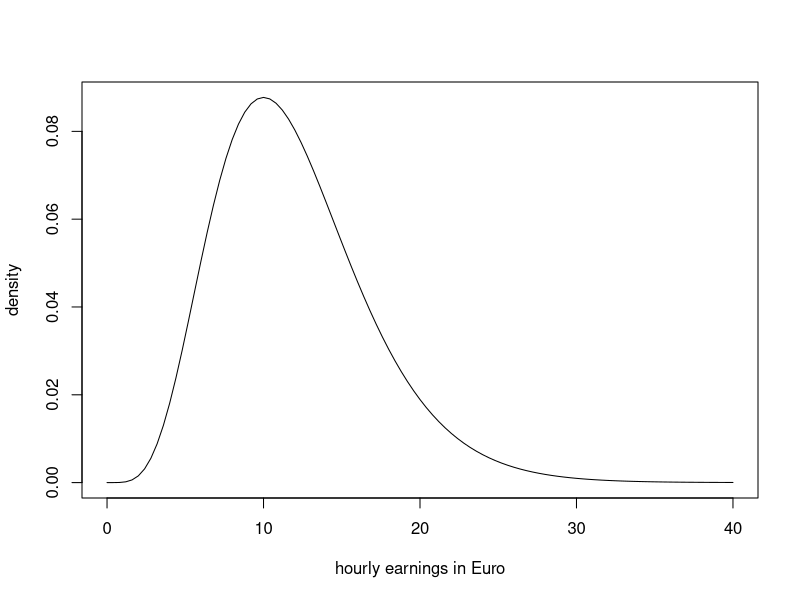
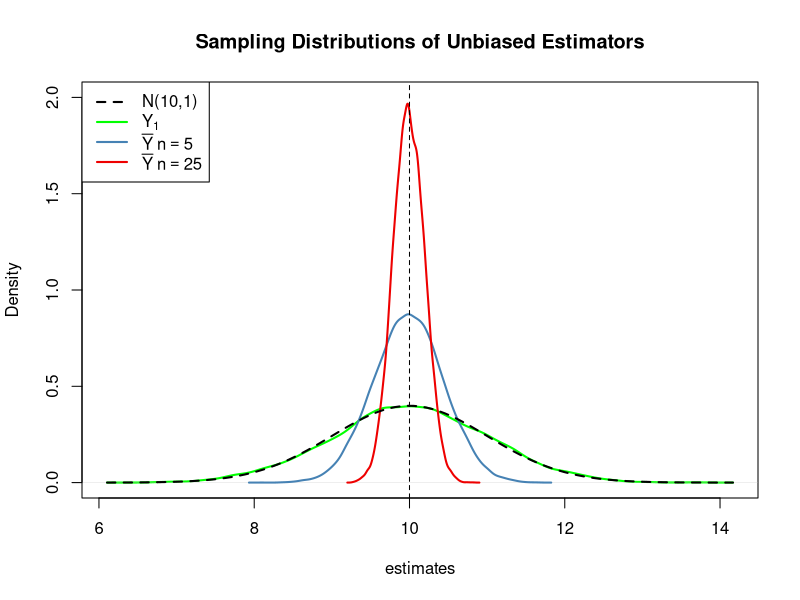
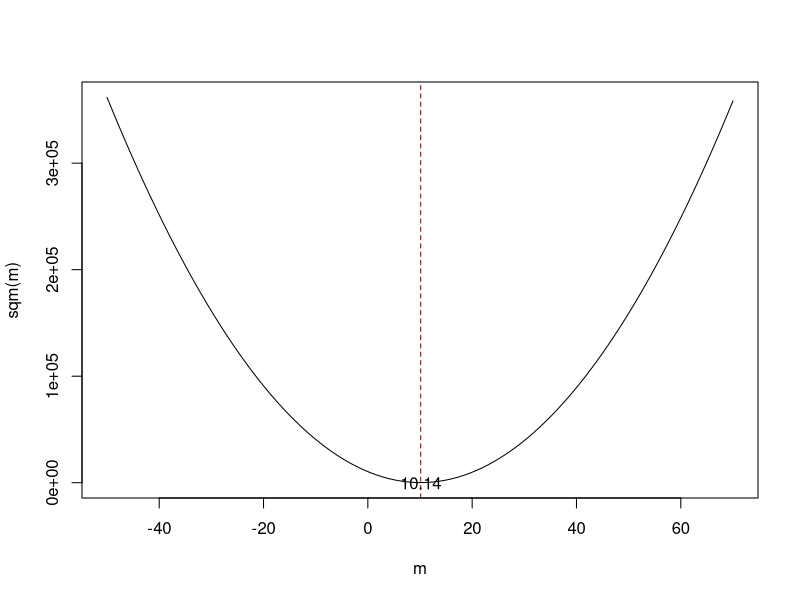
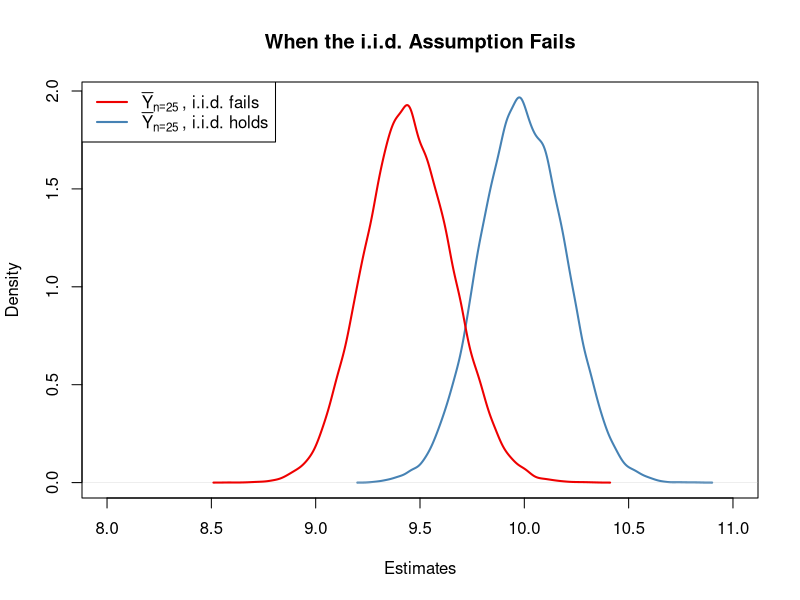
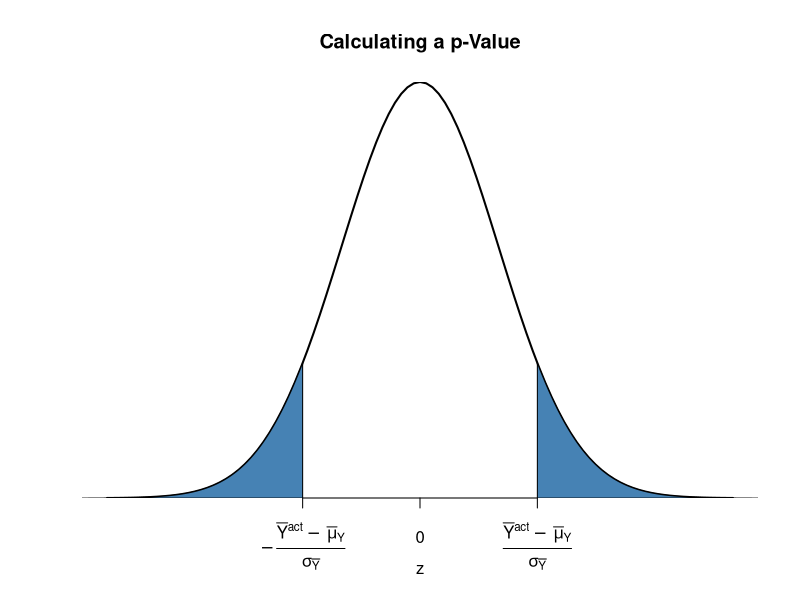
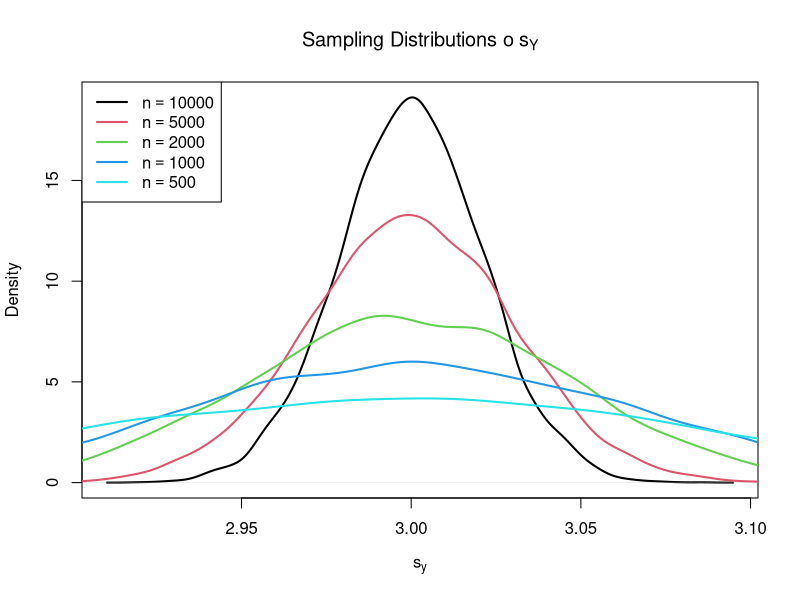
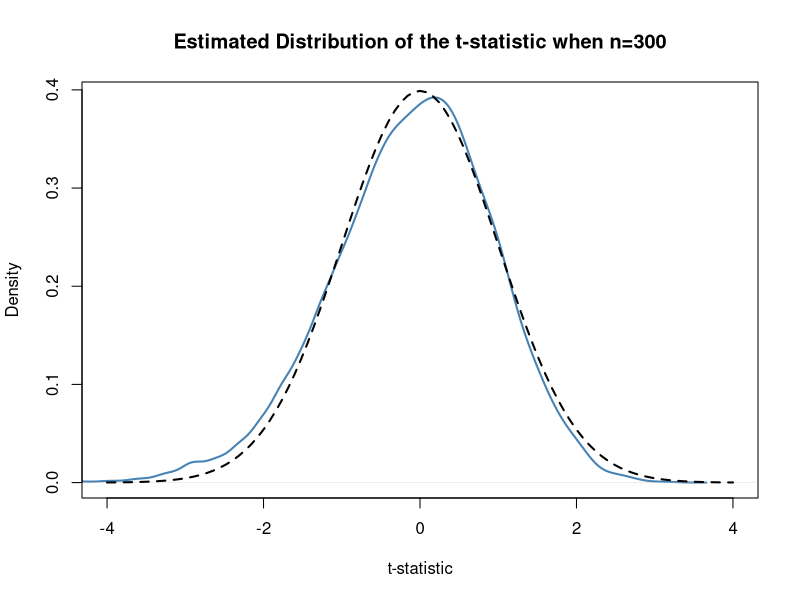
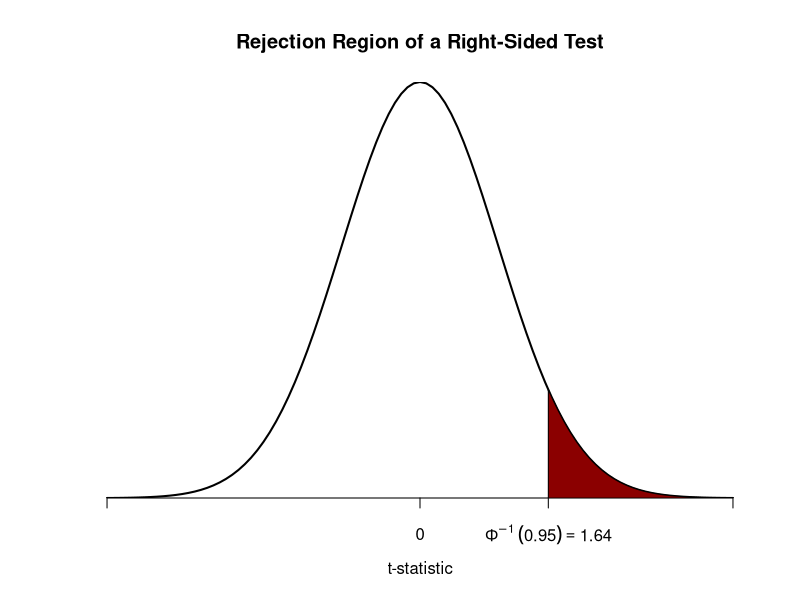

R code for these plots, in order: (Note: this script raises an error after producing the figures.)
## ---- chunk 1
cat('
<div class = "keyconcept" id="KC3.1">
<h3 class = "right"> Key Concept 3.1 </h3>          
<h3 class = "left"> Estimators and Estimates </h3>

*Estimators* are functions of sample data drawn from an unknown population. *Estimates* are numeric values computed by estimators based on the sample data. Estimators are random variables because they are functions of *random* data. Estimates are nonrandom numbers.

</div>
')
## ---- chunk 2
cat('\\begin{keyconcepts}[Estimators and Estimates]{3.1}
\\textit{Estimators} are functions of sample data that are drawn randomly from an unknown population. \\textit{Estimates} are numeric values computed by estimators based on the sample data. Estimators are random variables because they are functions of \\textit{random} data. Estimates are nonrandom numbers.
\\end{keyconcepts}')
## ---- chunk 3
# plot the chi_12^2 distribution
curve(dchisq(x, df=12), 
      from = 0, 
      to = 40, 
      ylab = "density", 
      xlab = "hourly earnings in Euro")
## ---- chunk 4
# set seed for reproducibility
set.seed(1)

# sample from the chi_12^2 distribution, use only the first observation
rsamp <- rchisq(n = 100, df = 12)
rsamp[1]
## ---- chunk 5
cat('
<div class = "keyconcept" id="KC3.2">
<h3 class = "right"> Key Concept 3.2 </h3>          
<h3 class = "left"> Bias, Consistency and Efficiency </h3>

Desirable characteristics of an estimator include unbiasedness, consistency and efficiency.

**Unbiasedness:**  
If the mean of the sampling distribution of some estimator $\\hat\\mu_Y$ for the population mean $\\mu_Y$ equals $\\mu_Y$,
$$ E(\\hat\\mu_Y) = \\mu_Y, $$
the estimator is unbiased for $\\mu_Y$. The *bias* of $\\hat\\mu_Y$ then is $0$:

$$ E(\\hat\\mu_Y) - \\mu_Y = 0$$

**Consistency:**

We want the uncertainty of the estimator $\\mu_Y$ to decrease as the number of observations in the sample grows. More precisely, we want the probability that the estimate $\\hat\\mu_Y$ falls within a small interval around the true value $\\mu_Y$ to get increasingly closer to $1$ as $n$ grows. We write this as

$$ \\hat\\mu_Y \\xrightarrow{p} \\mu_Y. $$

**Variance and efficiency:**

We want the estimator to be efficient. Suppose we have two estimators, $\\hat\\mu_Y$ and $\\overset{\\sim}{\\mu}_Y$ and for some given sample size $n$ it holds that

$$ E(\\hat\\mu_Y) = E(\\overset{\\sim}{\\mu}_Y) = \\mu_Y $$
but
$$\\text{Var}(\\hat\\mu_Y) < \\text{Var}(\\overset{\\sim}{\\mu}_Y).$$

We then prefer to use $\\hat\\mu_Y$ as it has a lower variance than $\\overset{\\sim}{\\mu}_Y$, meaning that $\\hat\\mu_Y$ is more *efficient* in using the information provided by the observations in the sample.

</div>
')
## ---- chunk 6
cat('\\begin{keyconcepts}[Bias\\comma Consistency and Efficiency]{3.2}
Desirable characteristics of an estimator include unbiasedness, consistency and efficiency.\\newline

\\textbf{Unbiasedness:}

If the mean of the sampling distribution of some estimator $\\hat\\mu_Y$ for the population mean $\\mu_Y$ equals $\\mu_Y$,
$$ E(\\hat\\mu_Y) = \\mu_Ym, $$
the estimator is unbiased for $\\mu_Y$. The \\textit{bias} of $\\hat\\mu_Y$ then is $0$:

$$ E(\\hat\\mu_Y) - \\mu_Y = 0$$

\\textbf{Consistency:}

We want the uncertainty of the estimator $\\mu_Y$ to decrease as the number of observations in the sample grows. More precisely, we want the probability that the estimate $\\hat\\mu_Y$ falls within a small interval around the true value $\\mu_Y$ to get increasingly closer to $1$ as $n$ grows. We write this as

$$ \\hat\\mu_Y \\xrightarrow{p} \\mu_Y. $$

\\textbf{Variance and efficiency:}

We want the estimator to be efficient. Suppose we have two estimators, $\\hat\\mu_Y$ and $\\overset{\\sim}{\\mu}_Y$ and for some given sample size $n$ it holds that

$$ E(\\hat\\mu_Y) = E(\\overset{\\sim}{\\mu}_Y) = \\mu_Y $$
but
$$\\text{Var}(\\hat\\mu_Y) < \\text{Var}(\\overset{\\sim}{\\mu}_Y).$$

We then prefer to use $\\hat\\mu_Y$ as it has a lower variance than $\\overset{\\sim}{\\mu}_Y$, meaning that $\\hat\\mu_Y$ is more \\textit{efficient} in using the information provided by the observations in the sample.
\\end{keyconcepts}')
## ---- chunk 7
# generate a fictious population
pop <- rnorm(10000, 10, 1)

# sample from the population and estimate the mean
est1 <- replicate(expr = mean(sample(x = pop, size = 5)), n = 25000)

est2 <- replicate(expr = mean(sample(x = pop, size = 25)), n = 25000)

fo <- replicate(expr = sample(x = pop, size = 5)[1], n = 25000)
## ---- chunk 8
# check if object type is vector
is.vector(est1)
is.vector(est2)

# check length
length(est1)
length(est2)
## ---- chunk 9
# plot density estimate Y_1
plot(density(fo), 
      col = "green", 
      lwd = 2,
      ylim = c(0, 2),
      xlab = "estimates",
      main = "Sampling Distributions of Unbiased Estimators")

# add density estimate for the distribution of the sample mean with n=5 to the plot
lines(density(est1), 
     col = "steelblue", 
     lwd = 2, 
     bty = "l")

# add density estimate for the distribution of the sample mean with n=25 to the plot
lines(density(est2), 
      col = "red2", 
      lwd = 2)

# add a vertical line at the true parameter
abline(v = 10, lty = 2)

# add N(10,1) density to the plot
curve(dnorm(x, mean = 10), 
     lwd = 2,
     lty = 2,
     add = T)

# add a legend
legend("topleft",
       legend = c("N(10,1)",
                  expression(Y[1]),
                  expression(bar(Y) ~ n == 5),
                  expression(bar(Y) ~ n == 25)
                  ), 
       lty = c(2, 1, 1, 1), 
       col = c("black","green", "steelblue", "red2"),
       lwd = 2)
## ---- chunk 10
# define the function and vectorize it
sqm <- function(m) {
 sum((y-m)^2)
}
sqm <- Vectorize(sqm)

# draw random sample and compute the mean
y <- rnorm(100, 10, 1)
mean(y)
## ---- chunk 11
# plot the objective function
curve(sqm(x), 
      from = -50, 
      to = 70,
      xlab = "m",
      ylab = "sqm(m)")

# add vertical line at mean(y)
abline(v = mean(y), 
       lty = 2, 
       col = "darkred")

# add annotation at mean(y)
text(x = mean(y), 
     y = 0, 
     labels = paste(round(mean(y), 2)))
## ---- chunk 12
# compute the population mean of pop
mean(pop)
## ---- chunk 13
# simulate outcomes for the sample mean when the i.i.d. assumption fails
est3 <-  replicate(n = 25000, 
                   expr = mean(sample(x = sort(pop), 
                                      size = 25, 
                                      prob = c(rep(4, 2500), rep(1, 7500)))))

# compute the sample mean of the outcomes
mean(est3)
## ---- chunk 14
# sampling distribution of sample mean, i.i.d. holds, n=25
plot(density(est2), 
      col = "steelblue",
      lwd = 2,
      xlim = c(8, 11),
      xlab = "Estimates",
      main = "When the i.i.d. Assumption Fails")

# sampling distribution of sample mean, i.i.d. fails, n=25
lines(density(est3),
      col = "red2",
      lwd = 2)

# add a legend
legend("topleft",
       legend = c(expression(bar(Y)[n == 25]~", i.i.d. fails"),
                  expression(bar(Y)[n == 25]~", i.i.d. holds")
                  ), 
       lty = c(1, 1), 
       col = c("red2", "steelblue"),
       lwd = 2)
## ---- chunk 15
# plot the standard normal density on the interval [-4,4]
curve(dnorm(x),
      xlim = c(-4, 4),
      main = "Calculating a p-Value",
      yaxs = "i",
      xlab = "z",
      ylab = "",
      lwd = 2,
      axes = "F")

# add x-axis
axis(1, 
     at = c(-1.5, 0, 1.5), 
     padj = 0.75,
     labels = c(expression(-frac(bar(Y)^"act"~-~bar(mu)[Y,0], sigma[bar(Y)])),
                0,
                expression(frac(bar(Y)^"act"~-~bar(mu)[Y,0], sigma[bar(Y)]))))

# shade p-value/2 region in left tail
polygon(x = c(-6, seq(-6, -1.5, 0.01), -1.5),
        y = c(0, dnorm(seq(-6, -1.5, 0.01)),0), 
        col = "steelblue")

# shade p-value/2 region in right tail
polygon(x = c(1.5, seq(1.5, 6, 0.01), 6),
        y = c(0, dnorm(seq(1.5, 6, 0.01)), 0), 
        col = "steelblue")
## ---- chunk 16
# vector of sample sizes
n <- c(10000, 5000, 2000, 1000, 500)

# sample observations, estimate using 'sd()' and plot the estimated distributions
sq_y <- replicate(n = 10000, expr = sd(rnorm(n[1], 10, 3)))
plot(density(sq_y),
     main = expression("Sampling Distributions o" ~ s[Y]),
     xlab = expression(s[y]),
     lwd = 2)

for (i in 2:length(n)) {
  sq_y <- replicate(n = 10000, expr = sd(rnorm(n[i], 10, 3)))
  lines(density(sq_y), 
        col = i, 
        lwd = 2)
}

# add a legend
legend("topleft",
       legend = c(expression(n == 10000),
                  expression(n == 5000),
                  expression(n == 2000),
                  expression(n == 1000),
                  expression(n == 500)), 
       col = 1:5,
       lwd = 2)
## ---- chunk 17
cat('
<div class = "keyconcept" id="KC3.4">
<h3 class = "right"> Key Concept 3.4 </h3>          
<h3 class = "left"> The Standard Error of $\\overline{Y}$ </h3>

Take an i.i.d. sample $Y_1, \\dots, Y_n$. The mean of $Y$ is consistently estimated by $\\overline{Y}$, the sample mean of the $Y_i$. Since $\\overline{Y}$ is a random variable, it has a sampling distribution with variance $\\frac{\\sigma_Y^2}{n}$.

The standard error of $\\overline{Y}$, denoted $SE(\\overline{Y})$ is an estimator of the standard deviation of $\\overline{Y}$:

$$ SE(\\overline{Y}) = \\hat\\sigma_{\\overline{Y}} = \\frac{s_Y}{\\sqrt{n}} $$

The caret (^) over $\\sigma$ indicates that $\\hat\\sigma_{\\overline{Y}}$ is an estimator for $\\sigma_{\\overline{Y}}$. 
</div>
')
## ---- chunk 18
cat('\\begin{keyconcepts}[The Standard Error of $\\overline{Y}$]{3.4}
Take an i.i.d. sample $Y_1, \\dots, Y_n$. The mean of $Y$ is consistently estimated by $\\overline{Y}$, the sample mean of the $Y_i$. Since $\\overline{Y}$ is a random variable, it has a sampling distribution with variance $\\frac{\\sigma_Y^2}{n}$.

The standard error of $\\overline{Y}$, denoted $SE(\\overline{Y})$ is an estimator of the standard deviation of $\\overline{Y}$:

$$ SE(\\overline{Y}) = \\hat\\sigma_{\\overline{Y}} = \\frac{s_Y}{\\sqrt{n}} $$

The caret (\\string^) over $\\sigma$ indicates that $\\hat\\sigma_{\\overline{Y}}$ is an estimator for $\\sigma_{\\overline{Y}}$. 
\\end{keyconcepts}
')
## ---- chunk 19
# draw 10000 samples of size 100 and estimate the mean of Y and
# estimate the standard error of the sample mean

mean_estimates <- numeric(10000)
se_estimates <- numeric(10000)

for (i in 1:10000) {
  
  s <- sample(0:1, 
              size = 100,  
              prob = c(0.9, 0.1),
              replace = T)
  
  mean_estimates[i] <- mean(s)
  se_estimates[i] <- sqrt(mean(s) * (1 - mean(s)) / 100)

}

mean(mean_estimates)
mean(se_estimates)
## ---- chunk 20
# sample and estimate, compute standard error
samplemean_act <- mean(
  sample(0:1, 
         prob = c(0.9, 0.1), 
         replace = T, 
         size = 100))

SE_samplemean <- sqrt(samplemean_act * (1 - samplemean_act) / 100)

# null hypothesis
mean_h0 <- 0.1

# compute the p-value
pvalue <- 2 * pnorm(- abs(samplemean_act - mean_h0) / SE_samplemean)
pvalue
## ---- chunk 21
# compute a t-statistic for the sample mean
tstatistic <- (samplemean_act - mean_h0) / SE_samplemean
tstatistic
## ---- chunk 22
# prepare empty vector for t-statistics
tstatistics <- numeric(10000)

# set sample size
n <- 300

# simulate 10000 t-statistics
for (i in 1:10000) {
  
  s <- sample(0:1, 
              size = n,  
              prob = c(0.9, 0.1),
              replace = T)
  
  tstatistics[i] <- (mean(s)-0.1)/sqrt(var(s)/n)
  
}
## ---- chunk 23
# plot density and compare to N(0,1) density
plot(density(tstatistics),
     xlab = "t-statistic",
     main = "Estimated Distribution of the t-statistic when n=300",
     lwd = 2,
     xlim = c(-4, 4),
     col = "steelblue")

# N(0,1) density (dashed)
curve(dnorm(x), 
      add = T, 
      lty = 2, 
      lwd = 2)
## ---- chunk 24
cat('
<div class = "keyconcept" id="KC3.5">
<h3 class = "right"> Key Concept 3.5 </h3>          
<h3 class = "left"> The Terminology of Hypothesis Testing </h3>

In hypothesis testing, two types of mistakes are possible:

1. The null hypothesis *is* rejected although it is true (type-I-error)  

2. The null hypothesis *is not* rejected although it is false (type-II-error) 

The **significance level** of the test is the probability to commit a type-I-error we are willing to accept in advance. E.g., using a prespecified significance level of $0.05$, we reject the null hypothesis if and only if the $p$-value is less than $0.05$. The significance level is chosen before the test is conducted.

An equivalent procedure is to reject the null hypothesis if the observed test statistic is, in absolute value terms, larger than the **critical value** of the test statistic. The critical value is determined by the significance level chosen and defines two disjoint sets of values which are called **acceptance region** and **rejection region**. The acceptance region contains all values of the test statistic for which the test does not reject while the rejection region contains all the values for which the test does reject.

The **$p$-value** is the probability that, in repeated sampling under the same conditions a test statistic is observed that provides just as much evidence against the null hypothesis as the test statistic actually observed.

The actual probability that the test rejects the true null hypothesis is called the **size of the test**. In an ideal setting, the size does equal the significance level.

The probability that the test correctly rejects a false null hypothesis is called **power**. 

</div>
')
## ---- chunk 25
cat('\\begin{keyconcepts}[The Terminology of Hypothesis Testing]{3.5}
In hypothesis testing, two types of mistakes are possible:\\newline

\\begin{enumerate}
\\item The null hypothesis \\textit{is} rejected although it is true (type-I-error)  
\\item The null hypothesis \\textit{is not} rejected although it is false (type-II-error) 
\\end{enumerate}\\vspace{0.5cm}

The \\textit{significance level} of the test is the probability to commit a type-I-error we are willing to accept in advance. E.g., using a prespecified significance level of $0.05$, we reject the null hypothesis if and only if the $p$-value is less than $0.05$. The significance level is chosen before the test is conducted.\\newline

An equivalent procedure is to reject the null hypothesis if the observed test statistic is, in absolute value terms, larger than the \\textit{critical value} of the test statistic. The critical value is determined by the significance level chosen and defines two disjoint sets of values which are called \\textit{acceptance region} and \\textit{rejection region}. The acceptance region contains all values of the test statistic for which the test does not reject while the rejection region contains all the values for which the test does reject.\\newline

The \\textit{$p$-value} is the probability that, in repeated sampling under the same conditions, a test statistic is observed that provides just as much evidence against the null hypothesis as the test statistic actually observed.\\newline

The actual probability that the test rejects the true null hypothesis is called the \\textit{size of the test}. In an ideal setting, the size equals the significance level.\\newline

The probability that the test correctly rejects a false null hypothesis is called \\textit{power}. 
\\end{keyconcepts}
')
## ---- chunk 26
# check whether p-value < 0.05
pvalue < 0.05
## ---- chunk 27
# check the critical value
qnorm(p = 0.975)

# check whether the null is rejected using the t-statistic computed further above
abs(tstatistic) > 1.96
## ---- chunk 28
cat('
<div class = "keyconcept" id="KC3.6">
<h3 class = "right"> Key Concept 3.6 </h3>          
<h3 class = "left"> Testing the Hypothesis $E(Y) = \\mu_{Y,0}$ Against the Alternative $E(Y) \\neq \\mu_{Y,0}$ </h3>

1. Estimate $\\mu_{Y}$ using $\\overline{Y}$ and compute the $SE(\\overline{Y})$, standard error of $\\overline{Y}$.

2. Compute the $t$-statistic.

3. Compute the $p$-value and reject the null hypothesis at the $5\\%$ level of significance if the $p$-value is smaller than $0.05$ or, equivalently, if
$$ \\left\\lvert t^{act} \\right\\rvert > 1.96. $$
</div>

')
## ---- chunk 29
cat('\\begin{keyconcepts}[Testing the Hypothesis $E(Y) = \\mu_{Y,0}$ Against the Alternative $E(Y) \\neq \\mu_{Y,0}$]{3.6}
\\begin{enumerate}
\\item Estimate $\\mu_{Y}$ using $\\overline{Y}$ and compute $SE(\\overline{Y})$, the standard error of $SE(\\overline{Y})$.
\\item Compute the $t$-statistic.
\\item Compute the $p$-value and reject the null hypothesis at the $5\\%$ level of significance if the $p$-value is smaller than $0.05$ or, equivalently, if $$\\left\\lvert t^{act} \\right\\rvert > 1.96.$$
\\end{enumerate}
\\end{keyconcepts}
')
## ---- chunk 30
# plot the standard normal density on the domain [-4,4]
curve(dnorm(x),
      xlim = c(-4, 4),
      main = "Rejection Region of a Right-Sided Test",
      yaxs = "i",
      xlab = "t-statistic",
      ylab = "",
      lwd = 2,
      axes = "F")

# add the x-axis
axis(1, 
     at = c(-4, 0, 1.64, 4), 
     padj = 0.5,
     labels = c("", 0, expression(Phi^-1~(.95)==1.64), ""))

# shade the rejection region in the left tail
polygon(x = c(1.64, seq(1.64, 4, 0.01), 4),
        y = c(0, dnorm(seq(1.64, 4, 0.01)), 0), 
        col = "darkred")
## ---- chunk 31
# plot the the standard normal density on the domain [-4,4]
curve(dnorm(x),
      xlim = c(-4, 4),
      main = "Rejection Region of a Left-Sided Test",
      yaxs = "i",
      xlab = "t-statistic",
      ylab = "",
      lwd = 2,
      axes = "F")

# add x-axis
axis(1, 
     at = c(-4, 0, -1.64, 4), 
     padj = 0.5,
     labels = c("", 0, expression(Phi^-1~(.05)==-1.64), ""))

# shade rejection region in right tail
polygon(x = c(-4, seq(-4, -1.64, 0.01), -1.64),
        y = c(0, dnorm(seq(-4, -1.64, 0.01)), 0), 
        col = "darkred")
## ---- chunk 32
cat('
<div class = "keyconcept" id="KC3.7">
<h3 class = "right"> Key Concept 3.7 </h3>          
<h3 class = "left"> Confidence Intervals for the Population Mean </h3>

A $95\\%$ confidence interval for $\\mu_Y$ is a random variable that contains the true $\\mu_Y$ in $95\\%$ of all possible random samples. When $n$ is large we can use the normal approximation. Then, $99\\%$, $95\\%$, $90\\%$ confidence intervals are

\\begin{align}
&99\\%\\text{ confidence interval for } \\mu_Y = \\left[ \\overline{Y} \\pm 2.58 \\times SE(\\overline{Y}) \\right], \\\\
&95\\%\\text{ confidence interval for } \\mu_Y = \\left[\\overline{Y} \\pm 1.96 \\times SE(\\overline{Y}) \\right], \\\\
&90\\%\\text{ confidence interval for } \\mu_Y = \\left[ \\overline{Y} \\pm 1.64 \\times SE(\\overline{Y}) \\right].
\\end{align}

These confidence intervals are sets of null hypotheses we cannot reject in a two-sided hypothesis test at the given level of confidence.

Now consider the following statements.

1. In repeated sampling, the interval
$$ \\left[ \\overline{Y} \\pm 1.96 \\times SE(\\overline{Y}) \\right] $$
covers the true value of $\\mu_Y$ with a probability of $95\\%$.

2. We have computed $\\overline{Y} = 5.1$ and $SE(\\overline{Y})=2.5$ so the interval
$$ \\left[ 5.1  \\pm 1.96 \\times 2.5 \\right] = \\left[0.2,10\\right] $$ covers the true value of $\\mu_Y$ with a probability of $95\\%$.

While 1. is right (this is in line with the definition above), 2. is wrong and none of your lecturers wants to read such a sentence in a term paper, written exam or similar, believe us.
The difference is that, while 1. is the definition of a random variable, 2. is one possible *outcome* of this random variable so there is no meaning in making any probabilistic statement about it. Either the computed interval does cover $\\mu_Y$ *or* it does not!

</div>
')
## ---- chunk 33
cat('\\begin{keyconcepts}[Confidence Intervals for the Population Mean]{3.7}
A $95\\%$ confidence interval for $\\mu_Y$ is a \\texttt{random variable} that contains the true $\\mu_Y$ in $95\\%$ of all possible random samples. When $n$ is large we can use the normal approximation. Then, $99\\%$, $95\\%$, $90\\%$ confidence intervals are

\\begin{align}
&99\\%\\text{ confidence interval for } \\mu_Y = \\left[ \\overline{Y} \\pm 2.58 \\times SE(\\overline{Y}) \\right], \\\\
&95\\%\\text{ confidence interval for } \\mu_Y = \\left[\\overline{Y} \\pm 1.96 \\times SE(\\overline{Y}) \\right], \\\\
&90\\%\\text{ confidence interval for } \\mu_Y = \\left[ \\overline{Y} \\pm 1.64 \\times SE(\\overline{Y}) \\right].
\\end{align}

These confidence intervals are sets of null hypotheses we cannot reject in a two-sided hypothesis test at the given level of confidence.\\newline

Now consider the following statements.\\newline

\\begin{enumerate}
\\item In repeated sampling, the interval
$$ \\left[ \\overline{Y} \\pm 1.96 \\times SE(\\overline{Y}) \\right] $$
covers the true value of $\\mu_Y$ with a probability of $95\\%$.

\\item We have computed $\\overline{Y} = 5.1$ and $SE(\\overline{Y})=2.5$ so the interval
$$ \\left[5.1  \\pm 1.96 \\times 2.5 \\right] = \\left[0.2,10\\right] $$ covers the true value of $\\mu_Y$ with a probability of $95\\%$.
\\end{enumerate}\\vspace{0.5cm}

While 1. is right (this is in line with the definition above), 2. is wrong and none of your lecturers wants to read such a sentence in a term paper, written exam or similar, believe us.
The difference is that, while 1. is the definition of a random variable, 2. is one possible \\textit{outcome} of this random variable so there is no meaning in making any probabilistic statement about it. Either the computed interval \\textit{does cover} $\\mu_Y$ or it \\textit{does not}!
\\end{keyconcepts}
')
## ---- chunk 34
# set seed
set.seed(1)

# generate some sample data
sampledata <- rnorm(100, 10, 10)

# check the type of the outcome produced by t.test
typeof(t.test(sampledata))

# display the list elements produced by t.test
ls(t.test(sampledata))
## ---- chunk 35
t.test(sampledata)$"conf.int"
## ---- chunk 36
t.test(sampledata)
## ---- chunk 37
# set random seed
set.seed(1)

# draw data from two different populations with equal mean
sample_pop1 <- rnorm(100, 10, 10)
sample_pop2 <- rnorm(100, 10, 20)

# perform a two sample t-test
t.test(sample_pop1, sample_pop2)
## ---- chunk 38
# load the 'readxl' package
library(readxl)
## ---- chunk 39
# import the data into R
cps <- read_excel(path = "data/cps_ch3.xlsx")
## ---- chunk 40
# load the 'dplyr' package
library(dplyr)
## ---- chunk 41
# get an overview of the data structure
head(cps)

# group data by gender and year and compute the mean, standard deviation
# and number of observations for each group
avgs <- cps %>% 
        group_by(a_sex, year) %>% 
        summarise(mean(ahe08), 
                  sd(ahe08), 
                  n())

# print the results to the console
print(avgs)
## ---- chunk 42
# split the dataset by gender
male <- avgs %>% dplyr::filter(a_sex == 1) 

female <- avgs %>% dplyr::filter(a_sex == 2)

# rename columns of both splits
colnames(male)   <- c("Sex", "Year", "Y_bar_m", "s_m", "n_m")
colnames(female) <- c("Sex", "Year", "Y_bar_f", "s_f", "n_f")

# estimate gender gaps, compute standard errors and confidence intervals for all dates
gap <- male$Y_bar_m - female$Y_bar_f

gap_se <- sqrt(male$s_m^2 / male$n_m + female$s_f^2 / female$n_f)

gap_ci_l <- gap - 1.96 * gap_se

gap_ci_u <- gap + 1.96 * gap_se

result <- cbind(male[,-1], female[,-(1:2)], gap, gap_se, gap_ci_l, gap_ci_u)

# print the results to the console
print(result, digits = 3)
## ---- chunk 43
# set random seed
set.seed(123)

# generate dataset
X <- runif(n = 100, 
           min = 18, 
           max = 70)

Y <- X + rnorm(n=100, 50, 15)

# plot observations
plot(X, 
     Y, 
     type = "p",
     main = "A Scatterplot of X and Y",
     xlab = "Age",
     ylab = "Earnings",
     col = "steelblue",
     pch = 19)
## ---- chunk 44
# compute sample covariance of X and Y
cov(X, Y)

# compute sample correlation between X and Y
cor(X, Y)

# an equivalent way to compute the sample correlation
cov(X, Y) / (sd(X) * sd(Y))
## ---- chunk 45
library(MASS)

# set random seed
set.seed(1)

# positive correlation (0.81)
example1 <- mvrnorm(100,
                    mu = c(0, 0), 
                    Sigma = matrix(c(2, 2, 2, 3), ncol = 2),
                    empirical = TRUE)

# negative correlation (-0.81)
example2 <- mvrnorm(100,
                    mu = c(0, 0), 
                    Sigma = matrix(c(2, -2, -2, 3), ncol = 2),
                    empirical = TRUE)

# no correlation 
example3 <- mvrnorm(100,
                    mu = c(0, 0), 
                    Sigma = matrix(c(1, 0, 0, 1), ncol = 2),
                    empirical = TRUE)

# no correlation (quadratic relationship)
X <- seq(-3, 3, 0.01)
Y <- - X^2 + rnorm(length(X))

example4 <- cbind(X, Y)

# divide plot area as 2-by-2 array
par(mfrow = c(2, 2))

# plot datasets
plot(example1, col = "steelblue", pch = 20, xlab = "X", ylab = "Y", 
     main = "Correlation = 0.81")

plot(example2, col = "steelblue", pch = 20, xlab = "X", ylab = "Y", 
     main = "Correlation = -0.81")

plot(example3, col = "steelblue", pch = 20, xlab = "X", ylab = "Y", 
     main = "Correlation = 0")

plot(example4, col = "steelblue", pch = 20, xlab = "X", ylab = "Y", 
     main = "Correlation = 0")
## ---- chunk 46
if (my_output=="html") {
  cat('
<div  class = "DCexercise">

#### 1. Biased ... {-}

Consider the following alternative estimator for $\\mu_Y$, the mean of the $Y_i$

$$\\widetilde{Y}=\\frac{1}{n-1}\\sum\\limits_{i=1}^n Y_i$$

In this exercise we will illustrate that this estimator is a biased estimator for $\\mu_Y$.

**Instructions:**

  + Define a function <tt>Y_tilde</tt> that implements the estimator above.
  
  + Randomly draw 5 observations from the $\\mathcal{N}(10, 25)$ distribution and compute an estimate using <tt>Y_tilde()</tt>. Repeat this procedure 10000 times and store the results in <tt>est_biased</tt>. 
  
  + Plot a histogram of <tt>est_biased</tt>.
  
  + Add a red vertical line at $\\mu=10$ using the function <tt>abline()</tt>.
  
<iframe src="DCL/ex3_1.html" frameborder="0" scrolling="no" style="width:100%;height:400px"></iframe>

**Hints:**

  + To compute the sum of a vector you can use <tt>sum()</tt>, to get the length of a vector you can use <tt>length()</tt>.
  
  + Use the function <tt>replicate()</tt> to compute repeatedly estimates of random samples. With the arguments <tt>expr</tt> and <tt>n</tt> you can specify the operation and how often it has to be replicated.
  
  + A histogram can be plotted with the function <tt>hist()</tt>.
  
  + The point on the x-axis as well as the color for the vertical line can be specified via the arguments <tt>v</tt> and <tt>col</tt>.

</div>')
} else {
  cat('\\begin{center}\\textit{This interactive part of the book is only available in the HTML version.}\\end{center}')
}
## ---- chunk 47
if (my_output=="html") {
  cat('
<div  class = "DCexercise">

#### 2. ... but consistent estimator {-}

Consider again the estimator from the previous exercise. It is available in your environment as the function <tt>Y_tilde()</tt>. You are requested to do the same procedure as in the previous exercise. This time, however, increase the number of observations to draw from 5 to 1000. 

What do you notice? What can you say about this estimator?

**Instructions:**

  + Randomly draw 1000 observations from the $\\mathcal{N}(10, 25)$ distribution and compute an estimate of the mean using <tt>Y_tilde()</tt>. Repeat this procedure 10000 times and store the results in <tt>est_consistent</tt>. 
  
  + Plot a histogram of <tt>est_consistent</tt>.
  
  + Add a red vertical line at $\\mu=10$ using the function <tt>abline()</tt>.
  
<iframe src="DCL/ex3_2.html" frameborder="0" scrolling="no" style="width:100%;height:340px"></iframe>

**Hints:**

  + Use the function <tt>replicate()</tt> to compute estimates of repeatedly drawn random samples. Using the arguments <tt>expr</tt> and <tt>n</tt> you may specify the operation and how often it will be replicated.
  
  + A histogram can be plotted with the function <tt>hist()</tt>.
  
  + The position on the x-axis as well as the color for the vertical line can be specified via the arguments <tt>v</tt> and <tt>col</tt>.

</div>')}
## ---- chunk 48
if (my_output=="html") {
  cat('
<div  class = "DCexercise">

#### 3. Efficiency of an Estimator {-}

In this exercise we want to illustrate the result that the sample mean

$$\\hat{\\mu}_Y=\\sum\\limits_{i=1}^{n}a_iY_i$$ with the equal weighting scheme $a_i=\\frac{1}{n}$ for $i=1,...,n$ is the best linear unbiased estimator (BLUE) of $\\mu_Y$. 

As an alternative, consider the estimator

$$\\tilde{\\mu}_Y=\\sum\\limits_{i=1}^{n}b_iY_i$$

where $b_i$ gives the first $\\frac{n}{2}$ observations a higher weighting than the second $\\frac{n}{2}$ observations (we assume that $n$ is even for simplicity). 

The vector of weights <tt>w</tt> has been defined already and is available in your working environment.

**Instructions:**

  + Verify that $\\tilde{\\mu}$ is an unbiased estimator of $\\mu_Y$, the mean of the $Y_i$.
  
  + Implement the alternative estimator of $\\mu_Y$ as a function <tt>mu_tilde()</tt>.

  + Randomly draw 100 observations from the $\\mathcal{N}(5, 10)$ distribution and compute estimates with both estimators. Repeat this procedure 10000 times and store the results in <tt>est_bar</tt> and <tt>est_tilde</tt>.
  
  + Compute the sample variances of <tt>est_bar</tt> and <tt>est_tilde</tt>. What can you say about both estimators?
  
<iframe src="DCL/ex3_3.html" frameborder="0" scrolling="no" style="width:100%;height:420px"></iframe>

**Hints:**

  + In order for $\\tilde{\\mu}$ to be an unbiased estimator all weights have to sum up to 1.
  
  + Use the function <tt>replicate()</tt> to compute estimates of repeatedly drawn samples. With the arguments <tt>expr</tt> and <tt>n</tt> you can specify the operation and how often it is replicated.

  + You may use <tt>var()</tt> the compute the sample variance.

</div>')}
## ---- chunk 49
if (my_output=="html") {
  cat('
<div  class = "DCexercise">

#### 4. Hypothesis Test --- $t$-statistic {-}

Consider the CPS dataset from Chapter \\@ref(aattggoe) again. The dataset <tt>cps</tt> is available in your working environment.

We suppose that the average hourly earnings (in prices of 2012) <tt>ahe12</tt> exceed 23.50 $\\$/h$ and wish to test this hypothesis at a significance level of $\\alpha=0.05$. Please do the following:

**Instructions:**

  + Compute the test statistic by hand and assign it to <tt>tstat</tt>.
  
  + Use <tt>tstat</tt> to accept or reject the null hypothesis. Please do so using the normal approximation. 
  
<iframe src="DCL/ex3_4.html" frameborder="0" scrolling="no" style="width:100%;height:340px"></iframe>

**Hints:**

  + We test $H_0:\\mu_{Y_{ahe}}\\leq 23.5$ vs. $H_1:\\mu_{Y_{ahe}}>23.5$. That is, we conduct a right-sided test.
  
  + The $t$-statistic is defined as $\\frac{\\bar{Y}-\\mu_{Y,0}}{s_{Y}/\\sqrt{n}}$ where $s_Y$ denotes the sample variance.

  + To decide whether the null hypothesis is accepted or rejected you can compare the $t$-statistic with the respective quantile of the standard normal distribution. Use logical operators.

</div>')}
## ---- chunk 50
if (my_output=="html") {
  cat('
<div  class = "DCexercise">

#### 5. Hypothesis Test --- $p$-value {-}

Reconsider the test situation from the previous exercise. The dataset <tt>cps</tt> as well as the vector <tt>tstat</tt> are available in your working environment.

Instead of using the $t$-statistic as decision criterion you may also use the $p$-value. Now please do the following:

**Instructions:**

  + Compute the $p$-value by hand and assign it to <tt>pval</tt>.
  
  + Use <tt>pval</tt> to accept or reject the null hypothesis.
  
<iframe src="DCL/ex3_5.html" frameborder="0" scrolling="no" style="width:100%;height:340px"></iframe>

**Hints:**

  + The $p$-value for a right-sided test can be computed as $p=P(t>t^{act}|H_0)$.
  
  + We reject the null if $p<\\alpha$. Use logical operators to check for this.

</div>')}
## ---- chunk 51
if (my_output=="html") {
  cat('
<div  class = "DCexercise">

#### 6. Hypothesis Test --- One Sample $t$-test {-}

In the last two exercises we discussed two ways of conducting a hypothesis test. These approaches are somewhat cumbersome to apply by hand which is why <tt>R</tt> provides the function <tt>t.test()</tt>. It does most of the work automatically. <tt>t.test()</tt> provides $t$-statistics, $p$-values and even confidence intervals (more on the latter in later exercises). Note that <tt>t.test()</tt> uses the $t$-distribution instead of the normal distribution which becomes important when the sample size is small. 

The dataset <tt>cps</tt> and the variable <tt>pval</tt> from Exercise 3.4 are available in your working environment.

**Instructions:**

  + Conduct the hypothesis test from previous exercises using the function <tt>t.test()</tt>.
  
  + Extract the $t$-statistic and the $p$-value from the list created by <tt>t.test()</tt>. Assign them to the variables <tt>tstat</tt> and <tt>pvalue</tt>.
  
  + Verify that using the normal approximation here is valid as well by computing the difference between both $p$-values.
  
<iframe src="DCL/ex3_6.html" frameborder="0" scrolling="no" style="width:100%;height:340px"></iframe>

**Hints:**

  + The type of the test as well as the null hypothesis can be specified via the arguments <tt>alternative</tt> and <tt>mu</tt>.
  
  + The $t$-statistic and the $p$-value can be obtained via <tt>\\$statistic</tt> and <tt>\\$p.value</tt>, respectively.

</div>')}
## ---- chunk 52
if (my_output=="html") {
  cat('
<div  class = "DCexercise">

#### 7. Hypothesis Test --- Two Sample $t$-test {-}

Consider the annual maximum sea levels at Port Pirie (Southern Australia) and Fremantle (Western Australia) for the last 30 years.

The observations are made available as vectors <tt>portpirie</tt> and <tt>fremantle</tt> in your working environment.

**Instructions:**

  + Test whether there is a significant difference in the annual maximum sea levels at a significance level of $\\alpha=0.05$.

<iframe src="DCL/ex3_7.html" frameborder="0" scrolling="no" style="width:100%;height:340px"></iframe>

**Hints:**

  + We test $H_0:\\mu_{P}-\\mu_{F}=0$ vs. $H_1:\\mu_{P}-\\mu_{F}\\ne 0$. That is, we conduct a two sample $t$-test.
  
  + For a two sample $t$-test the function <tt>t.test()</tt> expects two vectors containing the data.

</div>')}
## ---- chunk 53
if (my_output=="html") {
  cat('
<div  class = "DCexercise">

#### 8. Confidence Interval {-}

Reconsider the test situation concerning the annual maximum sea levels at Port Pirie and Fremantle.

The variables <tt>portpirie</tt> and <tt>fremantle</tt> are again available in your working environment.

**Instructions:**

  + Construct a $95\\%$-confidence interval for the difference in the sea levels using <tt>t.test()</tt>.

<iframe src="DCL/ex3_8.html" frameborder="0" scrolling="no" style="width:100%;height:340px"></iframe>

**Hint:**

  + The function <tt>t.test()</tt> computes a $95\\%$ confidence interval by default. This is accessible via <tt>$conf.int</tt>.

</div>')}
## ---- chunk 54
if (my_output=="html") {
  cat('
<div  class = "DCexercise">

#### 9. (Co)variance and Correlation I {-}

Consider a random sample $(X_i, Y_i)$ for $i=1,...,100$.

The respective vectors <tt>X</tt> and <tt>Y</tt> are available in your working environment.

**Instructions:**

  + Compute the variance of $X$ using the function <tt>cov()</tt>.
  
  + Compute the covariance of $X$ and $Y$.
  
  + Compute the correlation between $X$ and $Y$.

<iframe src="DCL/ex3_9.html" frameborder="0" scrolling="no" style="width:100%;height:340px"></iframe>

**Hints:**

  + The variance is a special case of the covariance.
  
  + <tt>cov()</tt> as well as <tt>cor()</tt> expect a vector for each variable.

</div>')}
## ---- chunk 55
if (my_output=="html") {
  cat('
<div  class = "DCexercise">

#### 10. (Co)variance and Correlation II {-}

In this exercise we want to examine the limitations of the correlation as a dependency measure. 

Once the session has initialized you will see the plot of 100 realizations from two random variables $X$ and $Y$.

The respective observations are available in the vectors <tt>X</tt> and <tt>Y</tt> in your working environment.

**Instructions:**

  + Compute the correlation between $X$ and $Y$. Interpret your result critically.

<iframe src="DCL/ex3_10.html" frameborder="0" scrolling="no" style="width:100%;height:340px"></iframe>

**Hint:**

  + <tt>cor()</tt> expects a vector for each variable.

</div>')}
